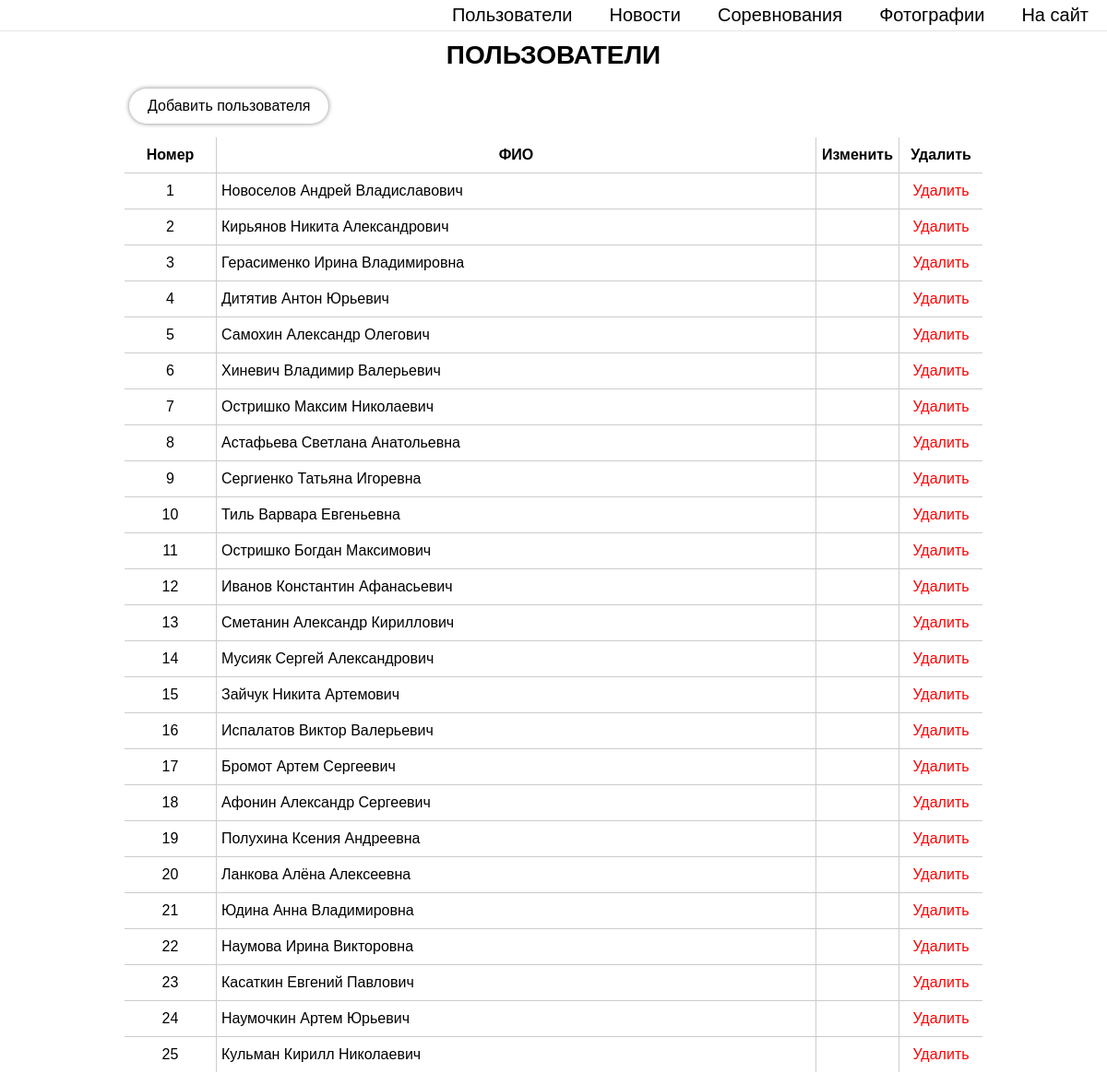
Page /adm_users.php (signed in) on the committed database.
### tables this page shows
CREATE TABLE IF NOT EXISTS `users` (
  `id` int(11) NOT NULL AUTO_INCREMENT,
  `name` varchar(255) NOT NULL,
  `surname` varchar(255) NOT NULL,
  `lastname` varchar(255) NOT NULL,
  `email` varchar(255) NOT NULL,
  `password` varchar(255) NOT NULL,
  `status` int(11) NOT NULL DEFAULT '1',
  PRIMARY KEY (`id`)
);

### adm_users.php (the view, shortened to what this page needs)
<?
require_once("./include/db.php");
if( $_SESSION['id'] == "" ) {
    header("Location: ./registration.php");
} else {
    $user_id = $_SESSION['id'];
    $user_query = mysqli_query($connection, "SELECT * FROM `users` WHERE `id` = '$user_id'");
    $user = mysqli_fetch_array($user_query);
    if( $user['status'] != 10 ) {
        header("Location: ./user.php");
    } else {
        $persons_query = mysqli_query($connection, "SELECT * FROM `users`");
        $count = 0;
    }
}
?>
<!DOCTYPE html>
<html lang="ru">
<head>
    <link rel="stylesheet" href="css/admin_style.min.css">
</head>
<body>
    <? require_once("./include/adm_header.php"); ?>
    <div class="content_wrapper">
        <h1 class="content_title">Пользователи</h1>
        <div class="user block">
            <div class="content_button">
                <a href="./adm_users_add.php">Добавить пользователя</a>
            </div>
            <div class="content_table">
                <div class="row">
                    <div class="date main-cell">Номер</div>
                    <div class="title main-cell">ФИО</div>
                    <div class="edit main-cell">Изменить</div>
                    <div class="delete main-cell">Удалить</div>
                </div>
                <?
                    while( $person = mysqli_fetch_array($persons_query) ) {
                        $count++;
                        ?>
                        <div class="row">
                            <div class="date cell cell-center"><? echo $count; ?></div>
                            <div class="title cell"><a href="./adm_user_info.php?id=<? echo $person['id'];?>"><? echo $person['surname'] . ' ' . $person['name'] . ' ' . $person['lastname']; ?></a></div>
                            <div class="edit cell cell-center"></div>
                            <div class="delete cell cell-center"><a href="./scripts/delete_user.php?id=<? echo $person['id']?>">Удалить</a></div>
                        </div>
                        <?
                    }
                ?>
            </div>
        </div>
    </div>
</body>
</html>

### rows in the picture
users: surname "Новоселов", name "Андрей", lastname "Владиславович"
users: surname "Кирьянов", name "Никита", lastname "Александрович"
users: surname "Герасименко", name "Ирина", lastname "Владимировна"
users: surname "Дитятив", name "Антон", lastname "Юрьевич"
users: surname "Самохин", name "Александр", lastname "Олегович"
users: surname "Хиневич", name "Владимир", lastname "Валерьевич"
users: surname "Остришко", name "Максим", lastname "Николаевич"
users: surname "Астафьева", name "Светлана", lastname "Анатольевна"
users: surname "Сергиенко", name "Татьяна", lastname "Игоревна"
users: surname "Тиль", name "Варвара", lastname "Евгеньевна"
users: surname "Остришко", name "Богдан", lastname "Максимович"
users: surname "Иванов", name "Константин", lastname "Афанасьевич"
users: surname "Сметанин", name "Александр", lastname "Кириллович"
users: surname "Мусияк", name "Сергей", lastname "Александрович"
users: surname "Зайчук", name "Никита", lastname "Артемович"
users: surname "Испалатов", name "Виктор", lastname "Валерьевич"
users: surname "Бромот", name "Артем", lastname "Сергеевич"
users: surname "Афонин", name "Александр", lastname "Сергеевич"
users: surname "Полухина", name "Ксения", lastname "Андреевна"
users: surname "Ланкова", name "Алёна", lastname "Алексеевна"
users: surname "Юдина", name "Анна", lastname "Владимировна"
users: surname "Наумова", name "Ирина", lastname "Викторовна"
users: surname "Касаткин", name "Евгений", lastname "Павлович"
users: surname "Наумочкин", name "Артем", lastname "Юрьевич"
users: surname "Кульман", name "Кирилл", lastname "Николаевич"
